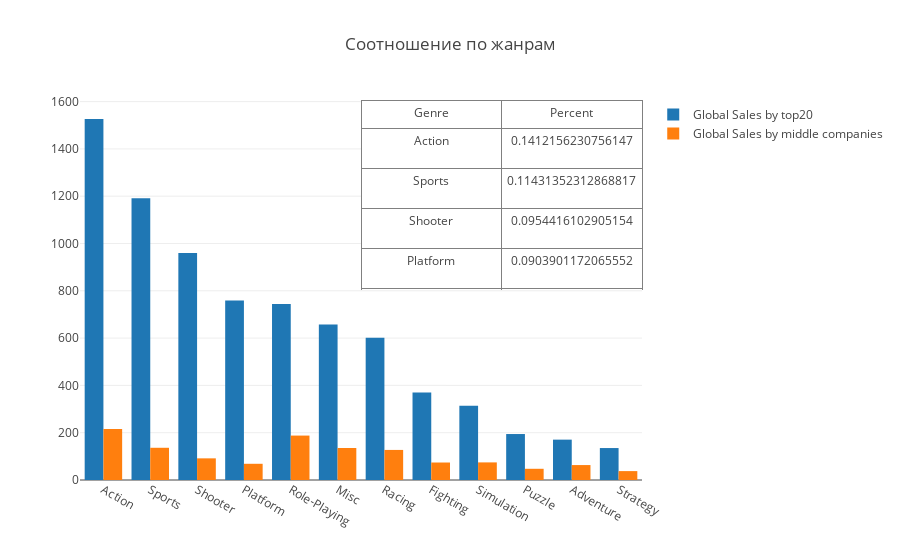

Here is the notebook cell this chart was saved with:
### Code cell
trace1 = go.Bar(
    x=df_top_genre.index,
    y=df_top_genre.Global_Sales,
    name='Global Sales by top20'
)

trace2 = go.Bar(
    x=df_middle_genre.index,
    y=df_middle_genre.Global_Sales,
    name='Global Sales by middle companies')

trace_table = go.Table(
    header=dict(values=['Genre', 'Percent']),
    cells=dict(values=[df_together.index, df_together.Percent],
               height=40),
    domain=dict(x=[0.5, 1],
                y=[0.5, 1]),
    name='Соотношение продаж')

data = [trace1, trace2, trace_table]
layout = {'title': 'Соотношение по жанрам'}

fig = go.Figure(data=data, layout=layout)
iplot(fig, show_link=False)

### Figure 1 — Plotly figure (JSON) as saved in the notebook; plotly's stock layout.template omitted (floating-point values rounded to 4 significant figures)
{"data": [{"name": "Global Sales by top20", "type": "bar", "uid": "b7a27e6a-7f54-4a33-9c7c-ac74c1e598d6", "x": ["Action", "Sports", "Shooter", "Platform", "Role-Playing", "Misc", "Racing", "Fighting", "Simulation", "Puzzle", "Adventure", "Strategy"], "y": [1526.0, 1192.0, 959.3, 758.5, 744.2, 657.2, 601.0, 369.5, 314.0, 194.4, 170.7, 135.1]}, {"name": "Global Sales by middle companies", "type": "bar", "uid": "6e9d5529-e16e-4e22-9baa-6ea1714cde3f", "x": ["Action", "Role-Playing", "Sports", "Misc", "Racing", "Shooter", "Simulation", "Fighting", "Platform", "Adventure", "Puzzle", "Strategy"], "y": [215.6, 187.8, 136.2, 135.2, 127.1, 91.56, 74.4, 73.95, 68.56, 63.17, 47.39, 37.64]}, {"cells": {"height": 40, "values": [["Action", "Sports", "Shooter", "Platform", "Role-Playing", "Misc", "Racing", "Fighting", "Simulation", "Puzzle", "Adventure", "Strategy"], [0.1412, 0.1143, 0.09544, 0.09039, 0.2524, 0.2057, 0.2115, 0.2001, 0.2369, 0.2438, 0.3702, 0.2786]]}, "domain": {"x": [0.5, 1], "y": [0.5, 1]}, "header": {"values": ["Genre", "Percent"]}, "name": "Соотношение продаж", "type": "table", "uid": "714dcdc7-c932-43d7-8fff-c735115e6943"}], "layout": {"title": "Соотношение по жанрам"}}
